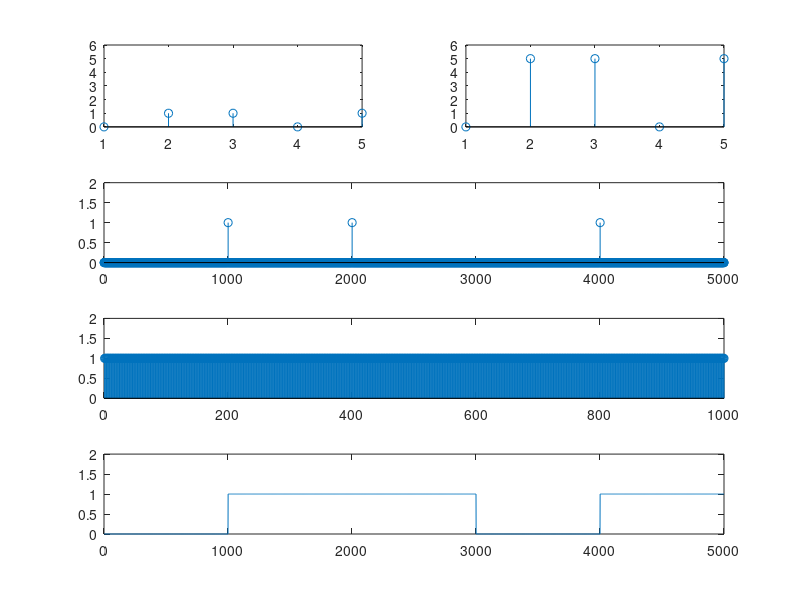

MATLAB code to generate this figure:
%clear all
close all
clc

figure(1)
%criando a informa??o
subplot(421)
info = [0 1 1 0 1];
stem(info); ylim([0 6]);

subplot(422)
%multiplicando o sinal por 5, para que fique entre 0 e 5V
info_1 = info*5
stem(info_1);ylim([0 6]);

subplot(412)
%fun??o do matlab usada para superamostrar o sinal, insere amostras nulas
%entre as amostras, nesse caso acrescenta 999 amostras
info_up = upsample(info,1000);
stem(info_up);ylim([0 2]);

%cria um filtro na m?o com a mesma dimens?o da superamostragem
subplot(413)
filtro_NRZ = ones(1,1000);
stem(filtro_NRZ);ylim([0 2]);

%fazendo o uso do plot que interliga as amostras, temos a onda quadrada no tempo
subplot(414)
info_NRZ = filter(filtro_NRZ,1,info_up);
%stem(info_NRZ)
plot(info_NRZ);ylim([0 2]);
